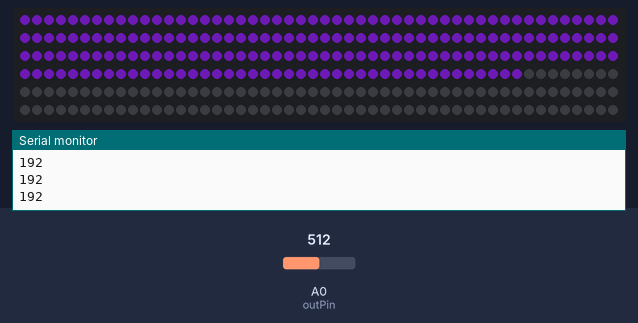
Recording of a sketch running on a simulated Arduino Uno, built with avr-gcc and run on an emulated ATmega328P. On the bench: 300 RGB LEDs in strip order, left to right, continuing on the next row, the last lines printed to the serial monitor. The inputs (shaded band) are chosen by the test bench; at power-on: A0 (outPin) = 512. Dim RGB values are drawn brighter than linear; random numbers use the default seed unless the sketch sets one.

Above: at 1.24 s.
1.3 s: A0 (outPin) set to 306
At 2.0 s:
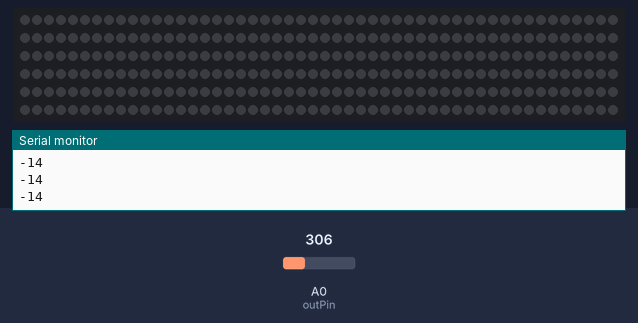
2.8 s: A0 (outPin) set to 511
At 2.93 s:
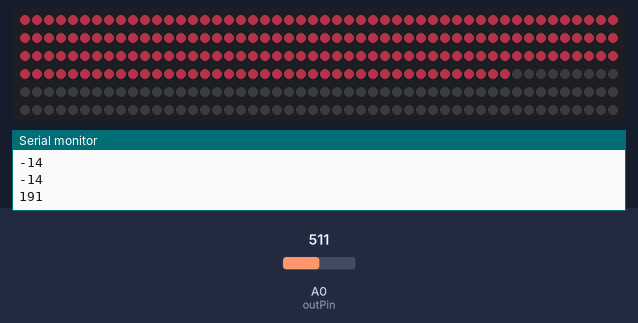
4.5 s: A0 (outPin) set to 716
At 4.55 s:
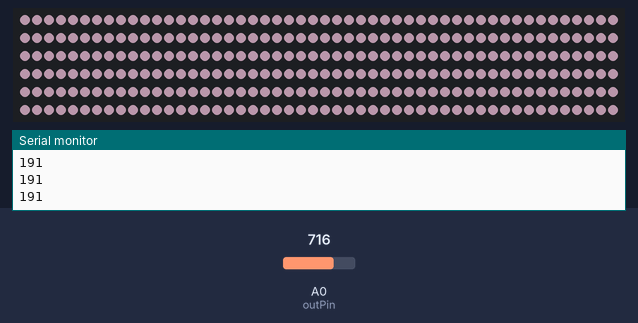
6.2 s: A0 (outPin) set to 511
At 6.48 s:
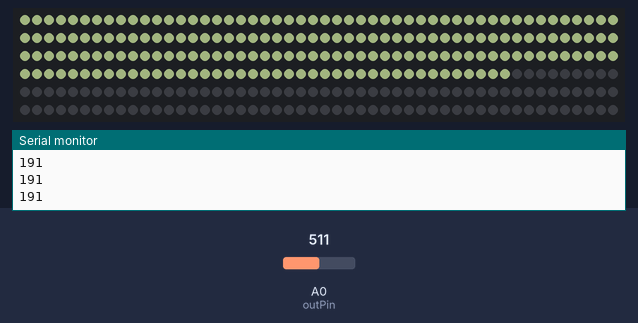
9.2 s: A0 (outPin) set to 900
At 9.23 s:
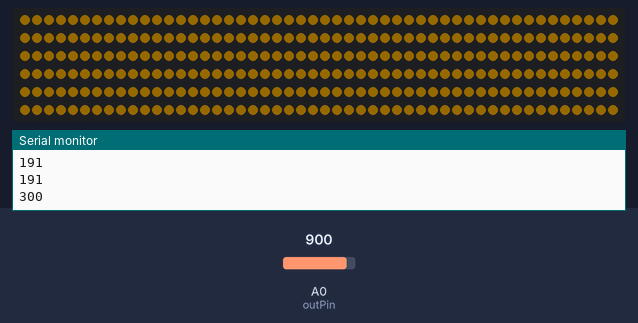
11.3 s: A0 (outPin) set to 511
At 11.41 s:
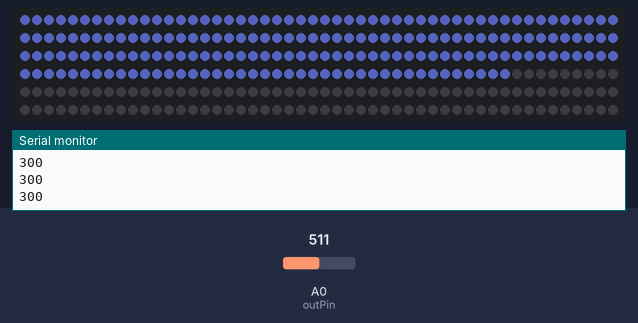

The sketch:

microphoneBurner.ino
```cpp
const int outPin = 0;
#include <FastLED.h>

// How many leds in your strip?
#define NUM_LEDS 300

// For led chips like Neopixels, which have a data line, ground, and power, you just
// need to define DATA_PIN.  For led chipsets that are SPI based (four wires - data, clock,
// ground, and power), like the LPD8806, define both DATA_PIN and CLOCK_PIN
#define DATA_PIN 2
CRGB leds[NUM_LEDS];

const int sampleWindow = 50; // Sample window width in mS (50 mS = 20Hz)
unsigned int sample;

void setup()
{
   Serial.begin(9600);
   LEDS.addLeds<WS2812B,DATA_PIN,GRB>(leds,NUM_LEDS);
  LEDS.setBrightness(84);
}


void loop()
{
   unsigned long startMillis= millis();  // Start of sample window
   unsigned int peakToPeak = 0;   // peak-to-peak level

   unsigned int signalMax = 0;
   unsigned int signalMin = 1023;

   // collect data for 50 mS
   while (millis() - startMillis < sampleWindow)
   {
      sample = analogRead(outPin);
      if (sample < 1024)  // toss out spurious readings
      {
         if (sample > signalMax)
         {
            signalMax = sample;  // save just the max levels
         }
         if (sample < signalMin)
         {
            signalMin = sample;  // save just the min levels
         }
      }
   }
   peakToPeak = (299*(signalMax - signalMin))/600;  // max - min = peak-peak amplitude
   //double volts = (peakToPeak * 5.0) / 1024;  // convert to volts
   int numLedsToFill = (double)((signalMax)-320);
   if(numLedsToFill >300){numLedsToFill = 300;}
   if(numLedsToFill <0){numLedsToFill = 0;}
      unsigned int r = random(255);
   unsigned int g = random(255);
   unsigned int b = random(255);
  for(int i = 0;i<300;i++)
  {
    if(i<numLedsToFill){leds[i].red = r; leds[i].green=g; leds[i].blue=b;}
    else{leds[i]=CRGB::Black;}
//    leds[i] = CRGB::Red;
//    leds[i] = CHSV(peakToPeak,255,255);

  }
  FastLED.show();


   Serial.println(numLedsToFill);
}
```

Measured:
- after the input at 2.8 s, the LEDs: first change after 0.07 s (image 2 shows a later state)
